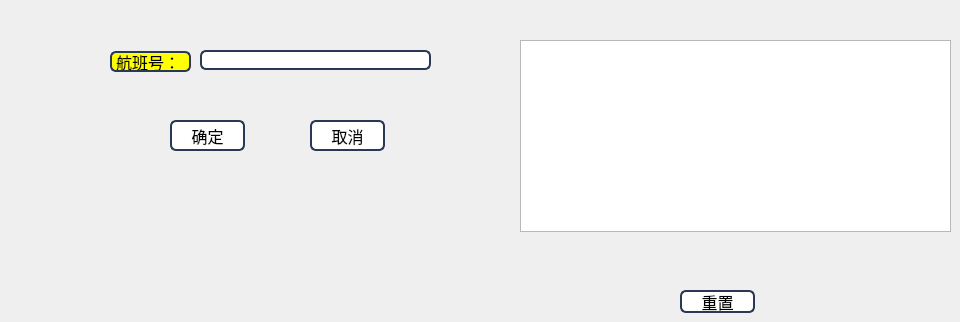
         <widget class="QWidget" name="tab_64">
          <attribute name="title">
           <string>指定航线</string>
          </attribute>
          <widget class="QLabel" name="label_73">
           <property name="geometry">
            <rect>
             <x>110</x>
             <y>51</y>
             <width>81</width>
             <height>21</height>
            </rect>
           </property>
           <property name="font">
            <font>
             <family>微软雅黑</family>
             <pointsize>12</pointsize>
            </font>
           </property>
           <property name="styleSheet">
            <string notr="true">border: 2px solid rgb(41,57,85);
border-radius:6px;
background:yellow;
selection-background-color:green;</string>
           </property>
           <property name="text">
            <string>航班号：</string>
           </property>
          </widget>
          <widget class="QLineEdit" name="lineEdit_62">
           <property name="geometry">
            <rect>
             <x>200</x>
             <y>50</y>
             <width>231</width>
             <height>20</height>
            </rect>
           </property>
           <property name="font">
            <font>
             <family>微软雅黑</family>
             <pointsize>10</pointsize>
            </font>
           </property>
           <property name="styleSheet">
            <string notr="true">border: 2px solid rgb(41,57,85);
border-radius:6px;
background:white;
selection-background-color:green;</string>
           </property>
          </widget>
          <widget class="QPushButton" name="pushButton_78">
           <property name="geometry">
            <rect>
             <x>170</x>
             <y>120</y>
             <width>75</width>
             <height>31</height>
            </rect>
           </property>
           <property name="font">
            <font>
             <family>微软雅黑</family>
             <pointsize>12</pointsize>
            </font>
           </property>
           <property name="styleSheet">
            <string notr="true">border: 2px solid rgb(41,57,85);
border-radius:6px;
background:white;
selection-background-color:green;</string>
           </property>
           <property name="text">
            <string>确定</string>
           </property>
          </widget>
          <widget class="QPushButton" name="pushButton_79">
           <property name="geometry">
            <rect>
             <x>310</x>
             <y>120</y>
             <width>75</width>
             <height>31</height>
            </rect>
           </property>
           <property name="font">
            <font>
             <family>微软雅黑</family>
             <pointsize>12</pointsize>
            </font>
           </property>
           <property name="styleSheet">
            <string notr="true">border: 2px solid rgb(41,57,85);
border-radius:6px;
background:white;
selection-background-color:green;</string>
           </property>
           <property name="text">
            <string>取消</string>
           </property>
          </widget>
          <widget class="QTextBrowser" name="textBrowser_12">
           <property name="geometry">
            <rect>
             <x>520</x>
             <y>40</y>
             <width>431</width>
             <height>192</height>
            </rect>
           </property>
           <property name="styleSheet">
            <string notr="true">background-image: url(:/photo/656.jpg);</string>
           </property>
          </widget>
          <widget class="QPushButton" name="pushButton_80">
           <property name="geometry">
            <rect>
             <x>680</x>
             <y>290</y>
             <width>75</width>
             <height>23</height>
            </rect>
           </property>
           <property name="font">
            <font>
             <family>微软雅黑</family>
             <pointsize>12</pointsize>
            </font>
           </property>
           <property name="styleSheet">
            <string notr="true">border: 2px solid rgb(41,57,85);
border-radius:6px;
background:white;
selection-background-color:green;</string>
           </property>
           <property name="text">
            <string>重置</string>
           </property>
          </widget>
         </widget>
